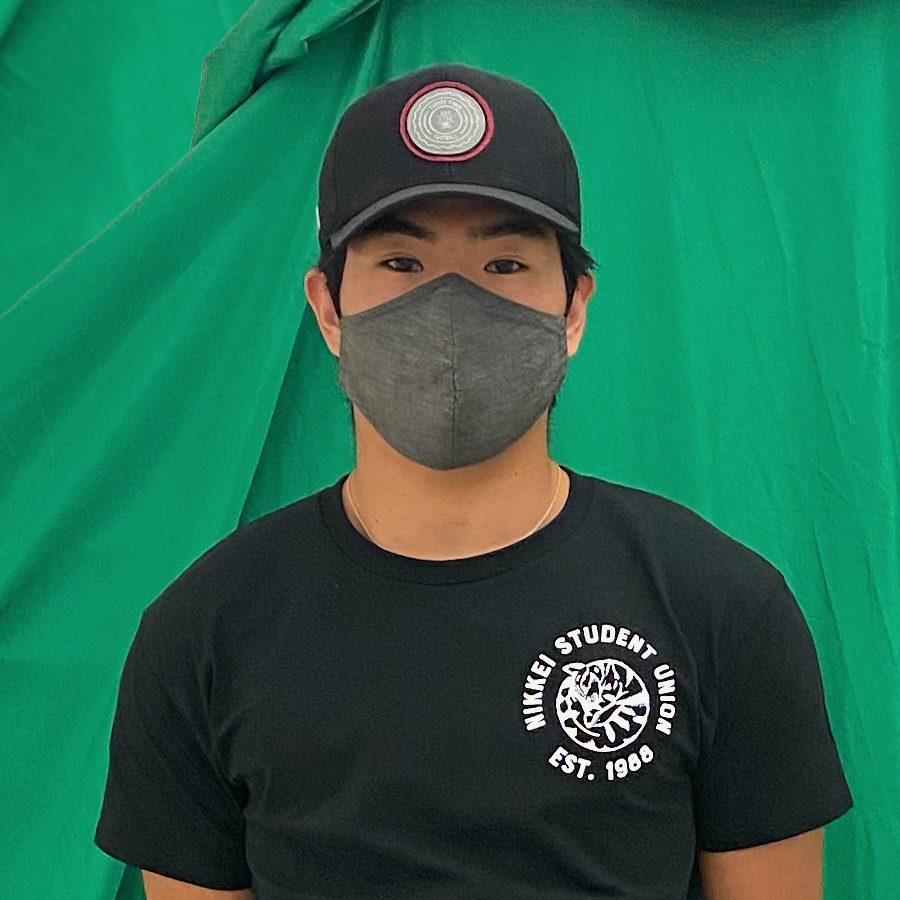
#> input picture ucsd/cse008a/pa/6/PA6_profile.png, 900 x 900 px
$ python change_background.py
#> lines starting #> are read from the running program, lines starting #| are printed output that depends on the picture
### ucsd/cse008a/pa/6/CSE8AImage.py
# DO NOT EDIT THIS FILE

# Code from Sorin Lerner and Gerald Soosai Raj
# Adopted by Paul Cao, Spring 2021

import numpy as np
from PIL import Image

def load_img(filename):
#> called with filename = 'PA6_profile.png'
    img = Image.open(filename)
#> img is the input picture: PIL image 900x900 RGB; mean R, G, B 33.8, 106.4, 80.7
    pil_img = img.convert('RGB')
    arr = np.array(pil_img.getdata(), dtype=np.uint8).reshape(pil_img.height, pil_img
.width, 3)
    img = [ [ (int(p[0]),int(p[1]),int(p[2])) for p in row ] for row in arr ]
#> img = 900 items
    return img

def save_img(img, filename):
    # Checks for empty image
    if len(img) == 0:
        raise RuntimeError("Cannot save empty image")
    # Checks if first row is empty
    if len(img[0]) == 0:
        raise RuntimeError("Cannot save image where rows have length 0")
    # Checks if all rows have the same length
    for i in range(1, len(img)):
        if len(img[i]) != len(img[i - 1]):
            raise RuntimeError("Cannot save image where not all rows have the same length")
    arr = np.asarray(img, dtype=np.uint8)
    pil_img = Image.fromarray(arr)
    pil_img.save(filename, format='png')

# [23 lines left out: functions save_img_big, create_img, not called in this run]

def height(img):
    return len(img)

def width(img):
    return len(img[0])

def summarize(img):
    return "Image[width=%s,height=%s]" % (width(img), height(img))

# [24 lines left out: function img_str_to_file, not called in this run]

### ucsd/cse008a/pa/6/change_background.py
from CSE8AImage import *
import math

def change_background(image, new_background, replace_color):
    image = load_img("PA6_profile.png")
#> image = 900 items
    #print("PA6_profile loaded") (used for testing)
    new_background = load_img("PA6_background.png")
#> call 2 of load_img, with filename = 'PA6_background.png'
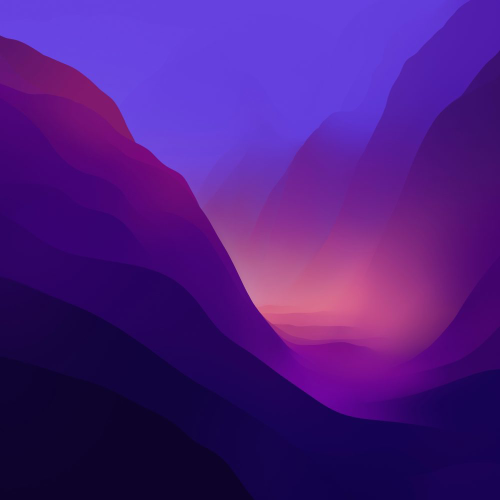
#> input picture ucsd/cse008a/pa/6/PA6_background.png, 1000 x 1000 px (shown at 1/2 size)
#> in load_img, img is the input picture: PIL image 1000x1000 RGB; mean R, G, B 76.8, 26.7, 129.8
#> in load_img (call 2), `img = [ [ (int(p[0]),int(p[1]),int(p[2])) for p in row ] for row in ar..`: img = 1000 items
#> new_background = 1000 items
    #print("PA6_background loaded") (used for testing)
    h = height(image) # or len(image)
#> h = 900
    w = width(image) # or len(image[0])
#> w = 900
    # [4 lines of commented-out code are left out]
    for row in range(h):
        for col in range(w):
            (r,g,b) = image[row][col]
            if color_distance(image[row][col],replace_color) < 100: # checks to see if pixel should be replaced or not
                image[row][col] = new_background[row][col] #replaces pixel of image with background
    save_img(image,"creative.png") # saves new image
#> in save_img, `arr = np.asarray(img, dtype=np.uint8)`:
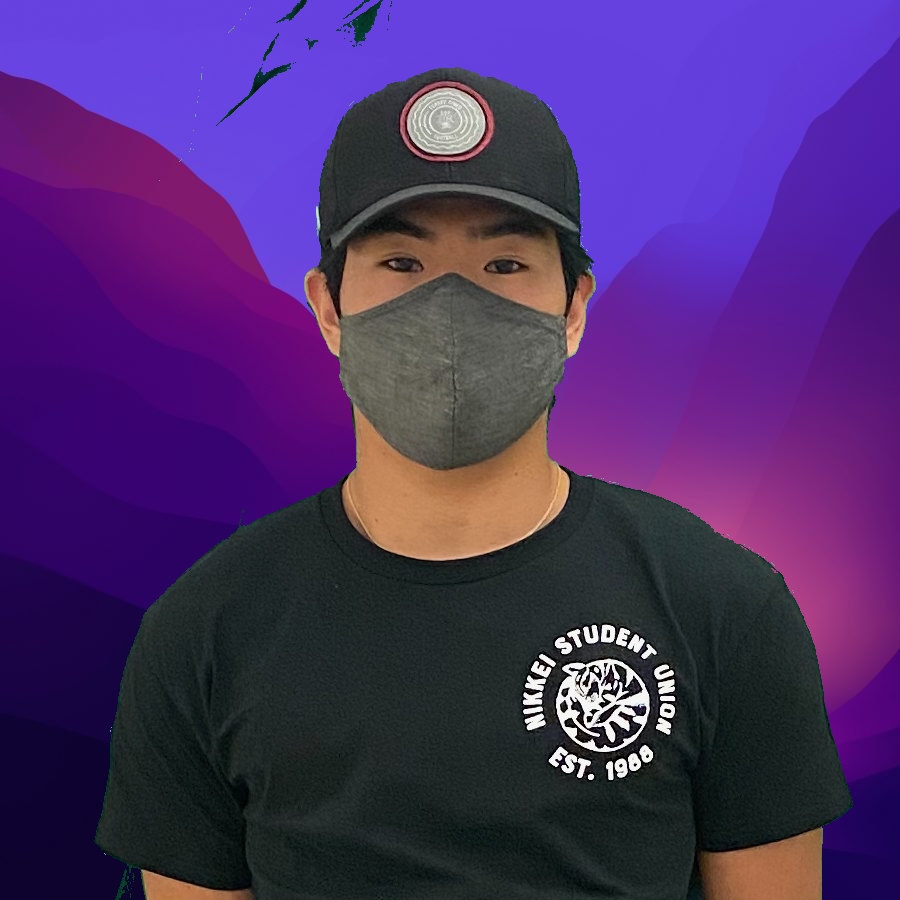
#> arr: shape (900, 900, 3); mean of channels 0, 1, 2 75.6, 44.7, 106.9; drawn as R, G, B

def color_distance(color1, color2):
    distance_sq = (((color1[0] - color2[0]) ** 2) + ((color1[1] - color2[1]) ** 2) + ((color1[2] - color2[2]) ** 2))
    distance = distance_sq ** 0.5 # the sqrt function was giving me issues so I just did the regular math
    return distance # defining threshold

# call change_background function
change_background("PA6_profile.png","PA6_background.png",(0,150,100)) #this was the best value I could get before I started disappearing
# call color_distance function (for testing)
# color_distance((100,100,100),(0,150,100))

# original instructions
# load the source image and new background image
# change the background
# save the image to a new file
